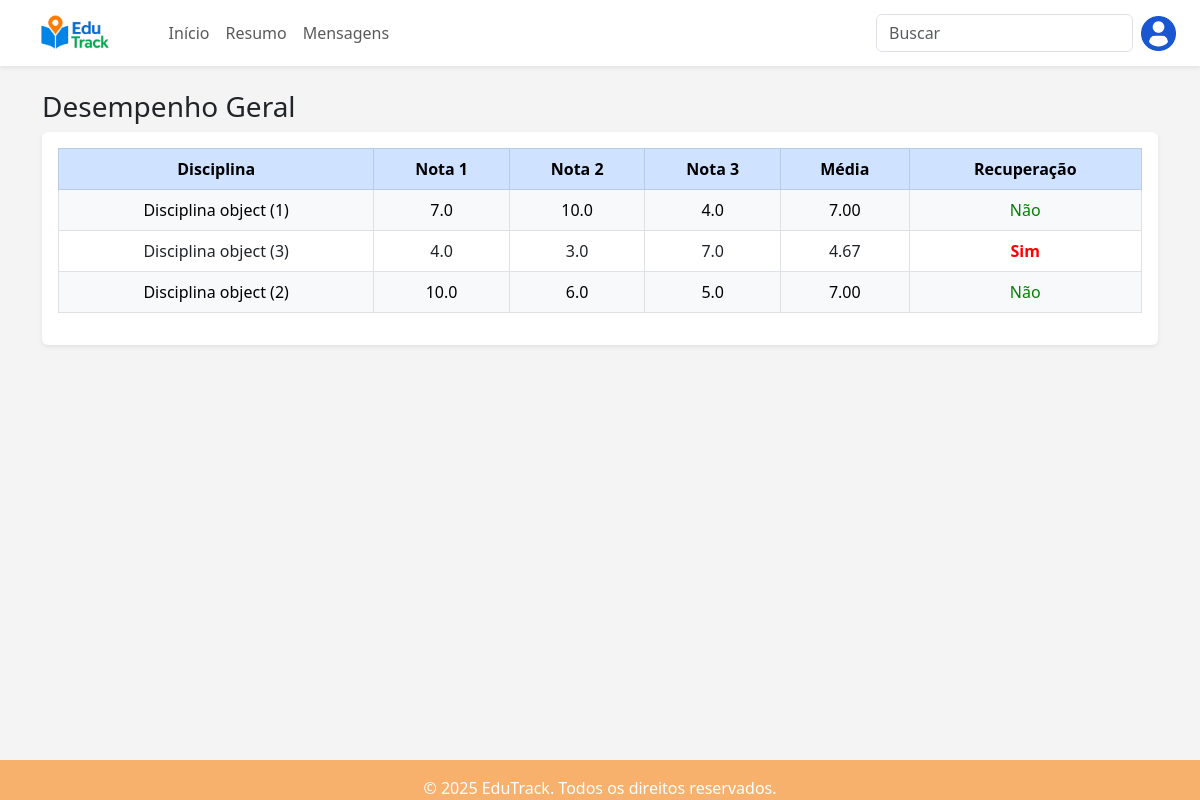
The page /boletim/ on the database as committed earlier.
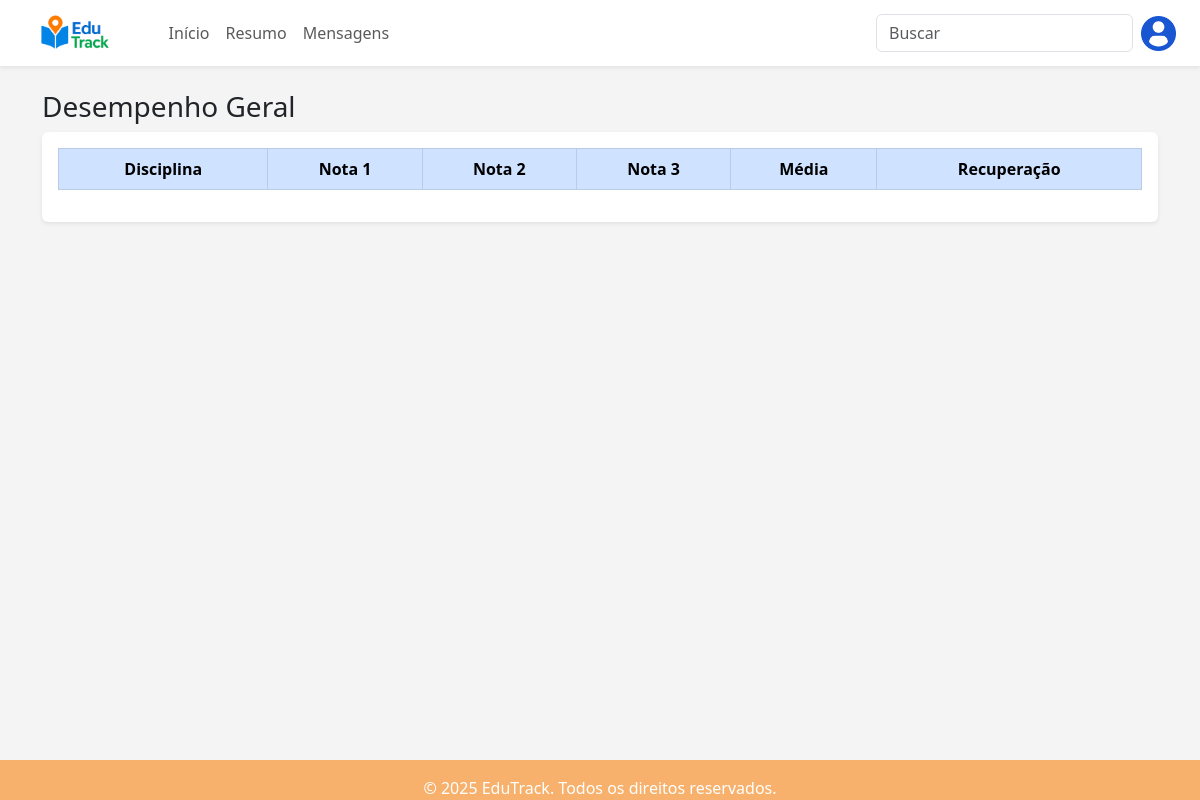
The same page on the database as committed later.
### edutrack/models.py (models this page shows, shortened)
class Nota(models.Model):
    aluno = models.ForeignKey(Aluno, on_delete=models.CASCADE, verbose_name="Aluno", null=True, blank=True)
    disciplina = models.ForeignKey(Disciplina, on_delete=models.CASCADE, verbose_name="Disciplina", null=True, blank=True)
    nota1 = models.FloatField(null=True, blank=True)
    nota2 = models.FloatField(null=True, blank=True)
    nota3 = models.FloatField(null=True, blank=True)
    recuperacao = models.FloatField("Recuperação", null=True, blank=True)
    media = models.FloatField(null=True, blank=True, editable=False)

class Disciplina(models.Model):
    nome = models.CharField(max_length=100, unique=True)

### edutrack/views.py (the view)
# urls.py: path('boletim/', views.Boletim, name='boletim_escolar'),
def Boletim(request):
    notas = Nota.objects.all()
    for nota in notas:
        nota.tem_todas_notas = (
            nota.nota1 is not None and nota.nota2 is not None and nota.nota3 is not None
        )
    return render(request, 'boletim_escolar.html', {'notas': notas})

### edutrack_projeto/templates/boletim_escolar.html (shortened to what this page needs)
{% load static %}
<!DOCTYPE html>
<html lang="pt-br">
<head>
  <link href="https://cdn.jsdelivr.net/npm/bootstrap@5.3.0/dist/css/bootstrap.min.css" rel="stylesheet">
  <link rel="stylesheet" href="{% static 'boletim.css' %}">
</head>
<body class="d-flex flex-column min-vh-100">
  <nav class="navbar navbar-expand-lg bg-white shadow-sm px-4">
    <a class="navbar-brand d-flex align-items-center" href="#">
      <img src="{% static 'imgs/EduTrack.png' %}" alt="Logo EduTrack" class="logo">
    </a>
    <ul class="navbar-nav ms-4">
      <li class="nav-item"><a class="nav-link" href="#">Início</a></li>
      <li class="nav-item"><a class="nav-link" href="#">Resumo</a></li>
      <li class="nav-item"><a class="nav-link" href="#">Mensagens</a></li>
    </ul>
    <div class="ms-auto d-flex align-items-center">
      <input class="form-control me-2" type="search" placeholder="Buscar" />
      <img src="{% static 'imgs/usuario-de-perfil.png' %}" class = perfil>
      </div>
  </nav>
  <main class="flex-fill container my-4">
    <h3>Desempenho Geral</h3>
    <div class="table-responsive bg-white shadow-sm rounded p-3">
      <table class="table table-bordered text-center align-middle">
        <thead class="table-primary">
          <tr>
            <th>Disciplina</th>
            <th>Nota 1</th>
            <th>Nota 2</th>
            <th>Nota 3</th>
            <th>Média</th>
            <th>Recuperação</th>
          </tr>
        </thead>
        <tbody>
          {% for nota in notas %}
            <tr class="{% cycle 'table-light' '' %}">
              <td>{{ nota.disciplina }}</td>
              <td>{% if nota.nota1 is None %}{% else %}{{ nota.nota1 }}{% endif %}</td>
              <td>{% if nota.nota2 is None %}{% else %}{{ nota.nota2 }}{% endif %}</td>
              <td>{% if nota.nota3 is None %}{% else %}{{ nota.nota3 }}{% endif %}</td>
              <td>{% if nota.media is not None %}{{ nota.media|floatformat:2 }}{% else %}-{% endif %}</td>
              <td>
                {% if nota.tem_todas_notas %}
                  {% if nota.recuperacao %}
                    <strong style="color:red;">Sim</strong>
                  {% else %}
                    <span style="color:green;">Não</span>
                  {% endif %}
                {% else %}
                  -
                {% endif %}
              </td>
            </tr>
          {% endfor %}
        </tbody>
      </table>
    </div>
  </main>
  <footer class="footer-bar custom-footer mt-auto">
    &copy; 2025 EduTrack. Todos os direitos reservados.
  </footer>
</body>
</html>

### edutrack_projeto/static/boletim.css (style rules this page uses)
body { background-color: #f4f4f4; }
.custom-footer { background-color: #f7b16c; color: white; text-align: center; padding: 1rem 0; height: 40px; }
.logo { height: 40px; width: auto; object-fit: contain; }
.perfil { width: 35px; height: 35px; object-fit: contain; }

Rows that differ between the two databases and show on the page:
removed Nota: disciplina "Disciplina object (1)", nota1 "7.0", nota2 "10.0", nota3 "4.0", media "7.00", shows "Não"
removed Nota: disciplina "Disciplina object (3)", nota1 "4.0", nota2 "3.0", nota3 "7.0", media "4.67", recuperacao "Sim"
removed Nota: disciplina "Disciplina object (2)", nota1 "10.0", nota2 "6.0", nota3 "5.0", media "7.00", shows "Não"
